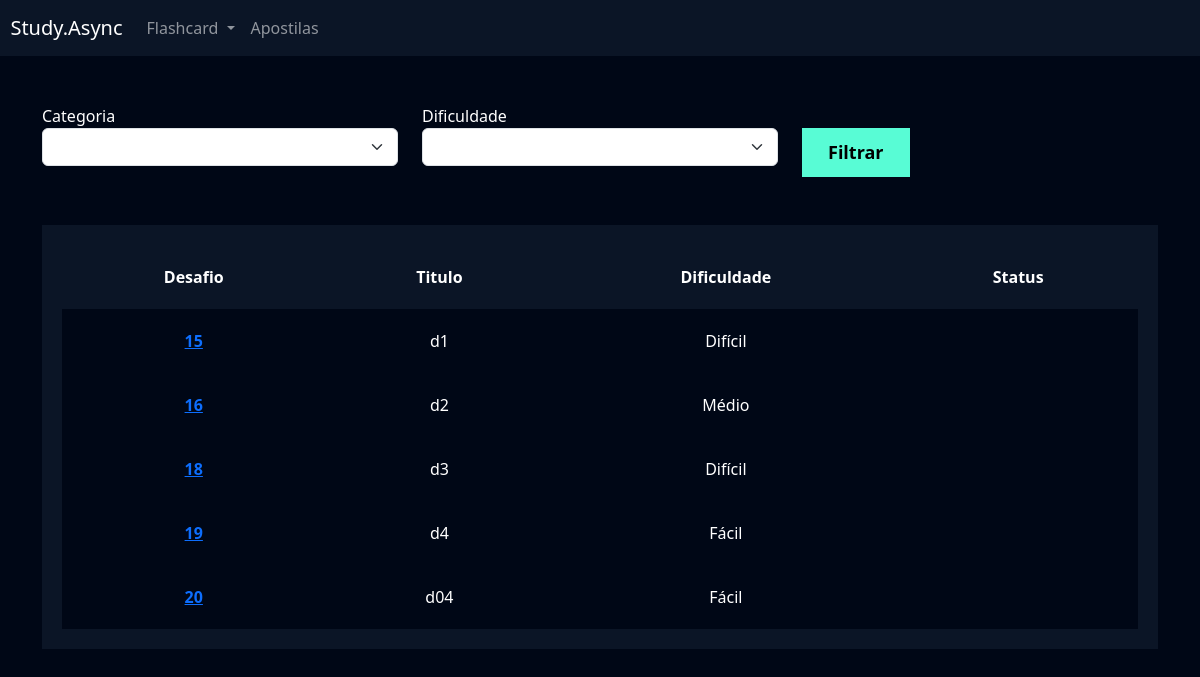
Page /flashcard/listar_desafio/ (signed in) on the committed database.
### flashcard/models.py (models this page shows, shortened)
class Desafio(models.Model):
    user = models.ForeignKey(User, on_delete=models.DO_NOTHING)
    titulo = models.CharField(max_length=100)
    categoria = models.ManyToManyField(Categoria)
    quantidade_perguntas = models.IntegerField()
    dificuldade = models.CharField(
        max_length=1, choices=Flashcard.DIFICULDADE_CHOICES
    )
    flashcards = models.ManyToManyField(FlashcardDesafio)

### flashcard/views.py (the view)
# urls.py: path('listar_desafio/', views.listar_desafio, name='listar_desafio'),
def listar_desafio(request):
    desafios = Desafio.objects.filter(user=request.user)
    return render(
        request,
        'listar_desafio.html', {'desafios': desafios,},
    )

### flashcard/templates/listar_desafio.html (shortened to what this page needs)
{% extends "base.html" %}
{% load static %}
{% block 'cabecalho' %}
    <link href="{% static 'usuarios/css/cadastro.css' %}" rel="stylesheet">
    <link href="{% static 'flashcard/css/novo_flashcard.css' %}" rel="stylesheet">
    <link href="{% static 'flashcard/css/iniciar_desafio.css' %}" rel="stylesheet">
    <link href="{% static 'flashcard/css/desafio.css' %}" rel="stylesheet">
    <link href='https://unpkg.com/boxicons@2.1.4/css/boxicons.min.css' rel='stylesheet'>
{% endblock 'cabecalho' %}
{% block 'conteudo' %}
    {% include "partials/header.html" %}
    <div class="container">
        <br>
        <br>
        <div class="row">
            <div class="col-md">
                <form action="}" method="GET">
                <label for="">Categoria</label>
                <select name="categoria" class="form-select">
                </select>
            </div>
            <div class="col-md">
                <label for="">Dificuldade</label>
                <select name="dificuldade" class="form-select">
                </select>
            </div>
            <div class="col-md">
                <br>
                <input type="submit" value="Filtrar" class="btn-cadastro">
            </div>
        </div>
        <br>
        <br>
        <div class="box-listar">
            <table>
                <thead>
                  <tr>
                    <th scope="col">Desafio</th>
                    <th scope="col">Titulo</th>
                    <th scope="col">Dificuldade</th>
                    <th scope="col">Status</th>
                  </tr>
                </thead>
                <tbody>
                    {% for desafio in desafios %}
                        <tr class="linha">
                            <th><a href="{% url 'desafio' desafio.id %}">{{desafio.id}}</a></th>
                            <td>{{desafio.titulo}}</td>
                            <td>{{desafio.get_dificuldade_display}}</td>
                            <td>{{desafio.status}}</td>
                        </tr>
                  {% endfor %}
                </tbody>
              </table>
        </div>
    </div>
{% endblock 'conteudo' %}

### templates/static/geral/css/base.css (style rules this page uses)
:root { --main-color: #0b1526; --dark-color: #000716; --secondary-dark-color: rgb(15, 2, 26); --light-color: #00c1f3; --contrast-color: #f4c96b; --differential-color: #58fcd5; }
body { background-color: var(--dark-color) !important; color: white !important; }

### templates/static/usuarios/css/cadastro.css (style rules this page uses)
* { margin: 0; padding: 0; }
.btn-cadastro { padding: 10px; background-color: #58fcd5; border: none; border: 1px solid #58fcd5; font-size: 18px; font-weight: bold; padding-left: 25px; padding-right: 25px; }

### templates/static/flashcard/css/desafio.css (style rules this page uses)
.box-listar { background-color: #0b1526; padding: 20px; }
table { width: 100%; padding: 20px; text-align: center; }
.linha { height: 40px; background-color: var(--dark-color); padding: 20px; }
td, th { padding: 20px; }
tr { background-color: var(--main-color); }

### rows in the picture
Desafio: id "15", titulo "d1", dificuldade "Difícil"
Desafio: id "16", titulo "d2", dificuldade "Médio"
Desafio: id "18", titulo "d3", dificuldade "Difícil"
Desafio: id "19", titulo "d4", dificuldade "Fácil"
Desafio: id "20", titulo "d04", dificuldade "Fácil"
